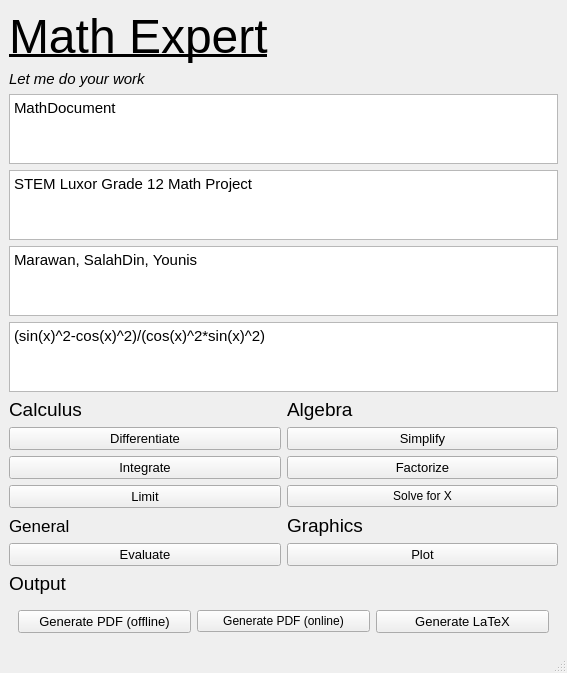
<?xml version="1.0" encoding="UTF-8"?>
<ui version="4.0">
 <class>MainWindow</class>
 <widget class="QMainWindow" name="MainWindow">
  <property name="geometry">
   <rect>
    <x>0</x>
    <y>0</y>
    <width>567</width>
    <height>667</height>
   </rect>
  </property>
  <property name="windowTitle">
   <string>Math Expert</string>
  </property>
  <property name="windowIcon">
   <iconset resource="media.qrc">
    <normaloff>:/newPrefix/media/logo2.jpeg</normaloff>:/newPrefix/media/logo2.jpeg</iconset>
  </property>
  <property name="autoFillBackground">
   <bool>false</bool>
  </property>
  <property name="styleSheet">
   <string notr="true">#frame_2 {
border:0;
}</string>
  </property>
  <widget class="QWidget" name="centralwidget">
   <layout class="QGridLayout" name="gridLayout">
    <item row="14" column="0">
     <widget class="QLabel" name="label_8">
      <property name="font">
       <font>
        <pointsize>13</pointsize>
       </font>
      </property>
      <property name="text">
       <string>General</string>
      </property>
     </widget>
    </item>
    <item row="16" column="1">
     <widget class="QPushButton" name="plotBt">
      <property name="font">
       <font>
        <pointsize>10</pointsize>
       </font>
      </property>
      <property name="text">
       <string>Plot</string>
      </property>
     </widget>
    </item>
    <item row="12" column="0">
     <widget class="QPushButton" name="inteBt">
      <property name="font">
       <font>
        <pointsize>10</pointsize>
       </font>
      </property>
      <property name="text">
       <string>Integrate</string>
      </property>
     </widget>
    </item>
    <item row="4" column="0" colspan="2">
     <widget class="QPlainTextEdit" name="fileTxt">
      <property name="font">
       <font>
        <pointsize>11</pointsize>
       </font>
      </property>
      <property name="plainText">
       <string>MathDocument</string>
      </property>
     </widget>
    </item>
    <item row="2" column="0">
     <widget class="QLabel" name="label_4">
      <property name="font">
       <font>
        <pointsize>11</pointsize>
        <italic>true</italic>
       </font>
      </property>
      <property name="text">
       <string>Let me do your work</string>
      </property>
     </widget>
    </item>
    <item row="11" column="1">
     <widget class="QPushButton" name="simpBt">
      <property name="font">
       <font>
        <pointsize>10</pointsize>
       </font>
      </property>
      <property name="text">
       <string>Simplify</string>
      </property>
     </widget>
    </item>
    <item row="13" column="1">
     <widget class="QPushButton" name="solBt">
      <property name="text">
       <string>Solve for X</string>
      </property>
     </widget>
    </item>
    <item row="16" column="0">
     <widget class="QPushButton" name="evalBt">
      <property name="font">
       <font>
        <pointsize>10</pointsize>
       </font>
      </property>
      <property name="text">
       <string>Evaluate</string>
      </property>
     </widget>
    </item>
    <item row="12" column="1">
     <widget class="QPushButton" name="factBt">
      <property name="font">
       <font>
        <pointsize>10</pointsize>
       </font>
      </property>
      <property name="text">
       <string>Factorize</string>
      </property>
     </widget>
    </item>
    <item row="10" column="1">
     <widget class="QLabel" name="label_5">
      <property name="font">
       <font>
        <pointsize>14</pointsize>
       </font>
      </property>
      <property name="text">
       <string>Algebra</string>
      </property>
     </widget>
    </item>
    <item row="11" column="0">
     <widget class="QPushButton" name="diffBt">
      <property name="font">
       <font>
        <pointsize>10</pointsize>
       </font>
      </property>
      <property name="styleSheet">
       <string notr="true"/>
      </property>
      <property name="text">
       <string>Differentiate</string>
      </property>
     </widget>
    </item>
    <item row="6" column="0" colspan="2">
     <widget class="QPlainTextEdit" name="authorTxt">
      <property name="font">
       <font>
        <pointsize>11</pointsize>
       </font>
      </property>
      <property name="plainText">
       <string>Marawan, SalahDin, Younis</string>
      </property>
     </widget>
    </item>
    <item row="14" column="1">
     <widget class="QLabel" name="label_6">
      <property name="font">
       <font>
        <pointsize>14</pointsize>
       </font>
      </property>
      <property name="text">
       <string>Graphics</string>
      </property>
     </widget>
    </item>
    <item row="13" column="0">
     <widget class="QPushButton" name="limBt">
      <property name="font">
       <font>
        <pointsize>10</pointsize>
       </font>
      </property>
      <property name="text">
       <string>Limit</string>
      </property>
     </widget>
    </item>
    <item row="10" column="0">
     <widget class="QLabel" name="label_2">
      <property name="font">
       <font>
        <pointsize>14</pointsize>
       </font>
      </property>
      <property name="text">
       <string>Calculus</string>
      </property>
     </widget>
    </item>
    <item row="1" column="0">
     <widget class="QLabel" name="label">
      <property name="font">
       <font>
        <pointsize>36</pointsize>
        <underline>true</underline>
       </font>
      </property>
      <property name="text">
       <string>Math Expert</string>
      </property>
     </widget>
    </item>
    <item row="21" column="0">
     <widget class="QLabel" name="label_3">
      <property name="font">
       <font>
        <pointsize>14</pointsize>
       </font>
      </property>
      <property name="text">
       <string>Output</string>
      </property>
     </widget>
    </item>
    <item row="7" column="0" colspan="2">
     <widget class="QPlainTextEdit" name="expTxt">
      <property name="font">
       <font>
        <pointsize>11</pointsize>
       </font>
      </property>
      <property name="plainText">
       <string>(sin(x)^2-cos(x)^2)/(cos(x)^2*sin(x)^2)</string>
      </property>
     </widget>
    </item>
    <item row="5" column="0" colspan="2">
     <widget class="QPlainTextEdit" name="titleTxt">
      <property name="font">
       <font>
        <pointsize>11</pointsize>
       </font>
      </property>
      <property name="plainText">
       <string>STEM Luxor Grade 12 Math Project</string>
      </property>
     </widget>
    </item>
    <item row="1" column="1">
     <widget class="QFrame" name="frame">
      <property name="styleSheet">
       <string notr="true">border:0;</string>
      </property>
      <property name="frameShape">
       <enum>QFrame::StyledPanel</enum>
      </property>
      <property name="frameShadow">
       <enum>QFrame::Raised</enum>
      </property>
      <widget class="QLabel" name="label_7">
       <property name="geometry">
        <rect>
         <x>80</x>
         <y>0</y>
         <width>81</width>
         <height>71</height>
        </rect>
       </property>
       <property name="text">
        <string/>
       </property>
       <property name="pixmap">
        <pixmap resource="media.qrc">:/newPrefix/media/logo1.jpeg</pixmap>
       </property>
       <property name="scaledContents">
        <bool>true</bool>
       </property>
      </widget>
     </widget>
    </item>
    <item row="22" column="0" colspan="2">
     <widget class="QFrame" name="frame_2">
      <property name="frameShape">
       <enum>QFrame::StyledPanel</enum>
      </property>
      <property name="frameShadow">
       <enum>QFrame::Raised</enum>
      </property>
      <layout class="QGridLayout" name="gridLayout_2">
       <item row="0" column="2">
        <widget class="QPushButton" name="genLatexBt">
         <property name="font">
          <font>
           <pointsize>10</pointsize>
          </font>
         </property>
         <property name="text">
          <string>Generate LaTeX</string>
         </property>
        </widget>
       </item>
       <item row="0" column="0">
        <widget class="QPushButton" name="genPdfBt">
         <property name="font">
          <font>
           <pointsize>10</pointsize>
          </font>
         </property>
         <property name="text">
          <string>Generate PDF (offline)</string>
         </property>
        </widget>
       </item>
       <item row="0" column="1">
        <widget class="QPushButton" name="genOnBt">
         <property name="text">
          <string>Generate PDF (online)</string>
         </property>
        </widget>
       </item>
      </layout>
     </widget>
    </item>
   </layout>
  </widget>
  <widget class="QStatusBar" name="statusbar"/>
  <action name="actionNew">
   <property name="text">
    <string>New</string>
   </property>
  </action>
 </widget>
 <resources>
  <include location="media.qrc"/>
 </resources>
 <connections/>
</ui>
